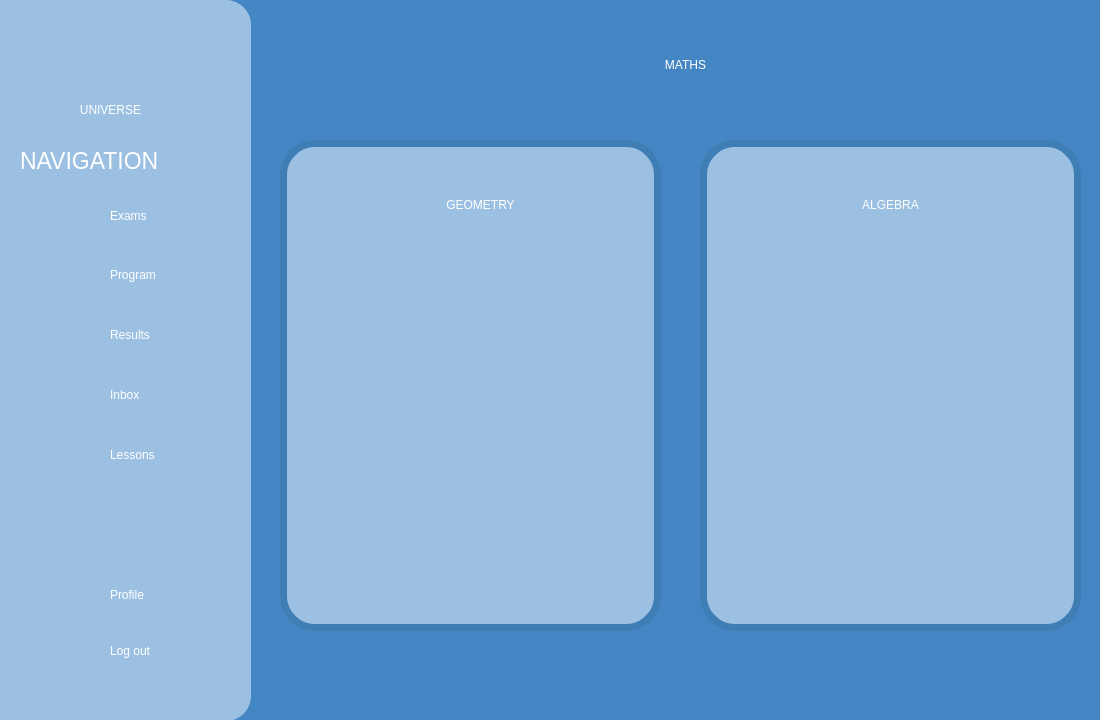
<?xml version="1.0" encoding="UTF-8"?>
<ui version="4.0">
 <class>maths</class>
 <widget class="QWidget" name="maths">
  <property name="geometry">
   <rect>
    <x>0</x>
    <y>0</y>
    <width>1100</width>
    <height>720</height>
   </rect>
  </property>
  <property name="windowTitle">
   <string>Form</string>
  </property>
  <widget class="QFrame" name="frame_2">
   <property name="geometry">
    <rect>
     <x>0</x>
     <y>0</y>
     <width>251</width>
     <height>721</height>
    </rect>
   </property>
   <property name="styleSheet">
    <string notr="true">background-color:rgb(155, 192, 226);
border:0px;
border-top-right-radius: 25px;
border-bottom-right-radius: 25px;</string>
   </property>
   <property name="frameShape">
    <enum>QFrame::Shape::StyledPanel</enum>
   </property>
   <property name="frameShadow">
    <enum>QFrame::Shadow::Raised</enum>
   </property>
   <widget class="QLabel" name="exams_Icon">
    <property name="geometry">
     <rect>
      <x>50</x>
      <y>190</y>
      <width>51</width>
      <height>51</height>
     </rect>
    </property>
    <property name="text">
     <string/>
    </property>
    <property name="pixmap">
     <pixmap>../assets/images/exams_icon.png</pixmap>
    </property>
    <property name="scaledContents">
     <bool>true</bool>
    </property>
   </widget>
   <widget class="QLabel" name="program_Icon">
    <property name="geometry">
     <rect>
      <x>50</x>
      <y>250</y>
      <width>51</width>
      <height>51</height>
     </rect>
    </property>
    <property name="text">
     <string/>
    </property>
    <property name="pixmap">
     <pixmap>../assets/images/program_icon.png</pixmap>
    </property>
    <property name="scaledContents">
     <bool>true</bool>
    </property>
   </widget>
   <widget class="QLabel" name="results_Icon">
    <property name="geometry">
     <rect>
      <x>50</x>
      <y>310</y>
      <width>51</width>
      <height>51</height>
     </rect>
    </property>
    <property name="text">
     <string/>
    </property>
    <property name="pixmap">
     <pixmap>../assets/images/results_icon.png</pixmap>
    </property>
    <property name="scaledContents">
     <bool>true</bool>
    </property>
   </widget>
   <widget class="QLabel" name="inbox_Icon">
    <property name="geometry">
     <rect>
      <x>50</x>
      <y>370</y>
      <width>51</width>
      <height>51</height>
     </rect>
    </property>
    <property name="text">
     <string/>
    </property>
    <property name="pixmap">
     <pixmap>../assets/images/inbox_icon.png</pixmap>
    </property>
    <property name="scaledContents">
     <bool>true</bool>
    </property>
   </widget>
   <widget class="QLabel" name="profile_Icon">
    <property name="geometry">
     <rect>
      <x>50</x>
      <y>570</y>
      <width>51</width>
      <height>51</height>
     </rect>
    </property>
    <property name="text">
     <string/>
    </property>
    <property name="pixmap">
     <pixmap>../assets/images/profile.icon.png</pixmap>
    </property>
    <property name="scaledContents">
     <bool>true</bool>
    </property>
   </widget>
   <widget class="QLabel" name="logout_Icon">
    <property name="geometry">
     <rect>
      <x>53</x>
      <y>630</y>
      <width>51</width>
      <height>51</height>
     </rect>
    </property>
    <property name="text">
     <string/>
    </property>
    <property name="pixmap">
     <pixmap resource="../resources.qrc">:/assets/images/log_out_icon.png</pixmap>
    </property>
    <property name="scaledContents">
     <bool>true</bool>
    </property>
   </widget>
   <widget class="QPushButton" name="logoutButton">
    <property name="geometry">
     <rect>
      <x>110</x>
      <y>620</y>
      <width>101</width>
      <height>61</height>
     </rect>
    </property>
    <property name="styleSheet">
     <string notr="true">font: 15pt &quot;Allerta&quot;;
color:white;
text-align:left;</string>
    </property>
    <property name="text">
     <string>Log out</string>
    </property>
   </widget>
   <widget class="QPushButton" name="examsButton">
    <property name="geometry">
     <rect>
      <x>110</x>
      <y>195</y>
      <width>71</width>
      <height>41</height>
     </rect>
    </property>
    <property name="styleSheet">
     <string notr="true">font: 15pt &quot;Allerta&quot;;
color:white;
text-align:left;</string>
    </property>
    <property name="text">
     <string>Exams</string>
    </property>
   </widget>
   <widget class="QPushButton" name="programButton">
    <property name="geometry">
     <rect>
      <x>110</x>
      <y>260</y>
      <width>111</width>
      <height>29</height>
     </rect>
    </property>
    <property name="whatsThis">
     <string>&lt;html&gt;&lt;head/&gt;&lt;body&gt;&lt;p&gt;sadas&lt;/p&gt;&lt;/body&gt;&lt;/html&gt;</string>
    </property>
    <property name="styleSheet">
     <string notr="true">font: 15pt &quot;Allerta&quot;;
color:white;
text-align:left;</string>
    </property>
    <property name="text">
     <string>Program</string>
    </property>
   </widget>
   <widget class="QPushButton" name="resultsButton">
    <property name="geometry">
     <rect>
      <x>110</x>
      <y>320</y>
      <width>91</width>
      <height>29</height>
     </rect>
    </property>
    <property name="styleSheet">
     <string notr="true">font: 15pt &quot;Allerta&quot;;
color:white;
text-align:left;</string>
    </property>
    <property name="text">
     <string>Results</string>
    </property>
   </widget>
   <widget class="QPushButton" name="inboxButton">
    <property name="geometry">
     <rect>
      <x>110</x>
      <y>380</y>
      <width>71</width>
      <height>29</height>
     </rect>
    </property>
    <property name="styleSheet">
     <string notr="true">font: 15pt &quot;Allerta&quot;;
color:white;
text-align:left;</string>
    </property>
    <property name="text">
     <string>Inbox</string>
    </property>
   </widget>
   <widget class="QPushButton" name="profileButton">
    <property name="geometry">
     <rect>
      <x>110</x>
      <y>580</y>
      <width>86</width>
      <height>29</height>
     </rect>
    </property>
    <property name="styleSheet">
     <string notr="true">font: 15pt &quot;Allerta&quot;;
color:white;
text-align:left;</string>
    </property>
    <property name="text">
     <string>Profile</string>
    </property>
   </widget>
   <widget class="QLabel" name="navigationLabel">
    <property name="geometry">
     <rect>
      <x>20</x>
      <y>130</y>
      <width>231</width>
      <height>61</height>
     </rect>
    </property>
    <property name="styleSheet">
     <string notr="true">font: 17pt;
color:white;</string>
    </property>
    <property name="text">
     <string>NAVIGATION</string>
    </property>
   </widget>
   <widget class="QLabel" name="logoIcon">
    <property name="geometry">
     <rect>
      <x>45</x>
      <y>-10</y>
      <width>141</width>
      <height>141</height>
     </rect>
    </property>
    <property name="text">
     <string/>
    </property>
    <property name="pixmap">
     <pixmap resource="../resources.qrc">:/assets/images/Logo1.png</pixmap>
    </property>
    <property name="scaledContents">
     <bool>true</bool>
    </property>
   </widget>
   <widget class="QLabel" name="label">
    <property name="geometry">
     <rect>
      <x>60</x>
      <y>100</y>
      <width>101</width>
      <height>20</height>
     </rect>
    </property>
    <property name="styleSheet">
     <string notr="true">color:white;
font: 600 12pt &quot;Crimson Text Semibold&quot;;</string>
    </property>
    <property name="text">
     <string>&lt;html&gt;&lt;head/&gt;&lt;body&gt;&lt;p align=&quot;center&quot;&gt;UNIVERSE&lt;/p&gt;&lt;/body&gt;&lt;/html&gt;</string>
    </property>
   </widget>
   <widget class="QLabel" name="lessons_Icon">
    <property name="geometry">
     <rect>
      <x>50</x>
      <y>430</y>
      <width>51</width>
      <height>51</height>
     </rect>
    </property>
    <property name="text">
     <string/>
    </property>
    <property name="pixmap">
     <pixmap resource="../resources.qrc">:/assets/images/lessons_icon.png</pixmap>
    </property>
    <property name="scaledContents">
     <bool>true</bool>
    </property>
   </widget>
   <widget class="QPushButton" name="lessonsButton">
    <property name="geometry">
     <rect>
      <x>110</x>
      <y>440</y>
      <width>101</width>
      <height>29</height>
     </rect>
    </property>
    <property name="styleSheet">
     <string notr="true">font: 15pt &quot;Allerta&quot;;
color:white;
text-align:left;</string>
    </property>
    <property name="text">
     <string>Lessons</string>
    </property>
   </widget>
  </widget>
  <widget class="QLabel" name="background">
   <property name="geometry">
    <rect>
     <x>0</x>
     <y>0</y>
     <width>1101</width>
     <height>721</height>
    </rect>
   </property>
   <property name="styleSheet">
    <string notr="true">background-color: #4486c3;</string>
   </property>
   <property name="text">
    <string/>
   </property>
  </widget>
  <widget class="QLabel" name="mathsTitle">
   <property name="geometry">
    <rect>
     <x>580</x>
     <y>20</y>
     <width>211</width>
     <height>91</height>
    </rect>
   </property>
   <property name="styleSheet">
    <string notr="true">color:white;
font: 50pt &quot;Aura&quot;;</string>
   </property>
   <property name="text">
    <string>&lt;html&gt;&lt;head/&gt;&lt;body&gt;&lt;p align=&quot;center&quot;&gt;MATHS&lt;/p&gt;&lt;/body&gt;&lt;/html&gt;</string>
   </property>
  </widget>
  <widget class="QLabel" name="section2_Box">
   <property name="geometry">
    <rect>
     <x>700</x>
     <y>140</y>
     <width>381</width>
     <height>491</height>
    </rect>
   </property>
   <property name="styleSheet">
    <string notr="true">background-color:rgb(155, 192, 226);
border:7px solid #3F7DB5;
border-radius:35px;</string>
   </property>
   <property name="text">
    <string/>
   </property>
  </widget>
  <widget class="QLabel" name="section1_Title">
   <property name="geometry">
    <rect>
     <x>320</x>
     <y>160</y>
     <width>321</width>
     <height>91</height>
    </rect>
   </property>
   <property name="styleSheet">
    <string notr="true">color:white;
font: 40pt &quot;Aura&quot;;</string>
   </property>
   <property name="text">
    <string>&lt;html&gt;&lt;head/&gt;&lt;body&gt;&lt;p align=&quot;center&quot;&gt;GEOMETRY&lt;/p&gt;&lt;/body&gt;&lt;/html&gt;</string>
   </property>
  </widget>
  <widget class="QLabel" name="section2_Title">
   <property name="geometry">
    <rect>
     <x>730</x>
     <y>160</y>
     <width>321</width>
     <height>91</height>
    </rect>
   </property>
   <property name="styleSheet">
    <string notr="true">color:white;
font: 40pt &quot;Aura&quot;;</string>
   </property>
   <property name="text">
    <string>&lt;html&gt;&lt;head/&gt;&lt;body&gt;&lt;p align=&quot;center&quot;&gt;ALGEBRA&lt;/p&gt;&lt;/body&gt;&lt;/html&gt;</string>
   </property>
  </widget>
  <widget class="QLabel" name="section1_Box">
   <property name="geometry">
    <rect>
     <x>280</x>
     <y>140</y>
     <width>381</width>
     <height>491</height>
    </rect>
   </property>
   <property name="styleSheet">
    <string notr="true">background-color:rgb(155, 192, 226);
border:7px solid #3F7DB5;
border-radius:35px;</string>
   </property>
   <property name="text">
    <string/>
   </property>
  </widget>
  <widget class="QLabel" name="geometryPicture">
   <property name="geometry">
    <rect>
     <x>350</x>
     <y>300</y>
     <width>241</width>
     <height>241</height>
    </rect>
   </property>
   <property name="text">
    <string/>
   </property>
   <property name="pixmap">
    <pixmap resource="../resources.qrc">:/assets/images/geometry_icon.png</pixmap>
   </property>
   <property name="scaledContents">
    <bool>true</bool>
   </property>
  </widget>
  <widget class="QLabel" name="algebraPicture">
   <property name="geometry">
    <rect>
     <x>770</x>
     <y>300</y>
     <width>241</width>
     <height>241</height>
    </rect>
   </property>
   <property name="text">
    <string/>
   </property>
   <property name="pixmap">
    <pixmap resource="../resources.qrc">:/assets/images/algebra_icon.png</pixmap>
   </property>
   <property name="scaledContents">
    <bool>true</bool>
   </property>
  </widget>
  <widget class="QPushButton" name="geometryButton">
   <property name="geometry">
    <rect>
     <x>290</x>
     <y>150</y>
     <width>361</width>
     <height>471</height>
    </rect>
   </property>
   <property name="styleSheet">
    <string notr="true">background-color:rgba(0, 0, 0, 0);
border-radius:35px;</string>
   </property>
   <property name="text">
    <string/>
   </property>
  </widget>
  <widget class="QPushButton" name="algebraButton">
   <property name="geometry">
    <rect>
     <x>710</x>
     <y>150</y>
     <width>361</width>
     <height>471</height>
    </rect>
   </property>
   <property name="styleSheet">
    <string notr="true">background-color:rgba(0, 0, 0, 0);
border-radius:35px;</string>
   </property>
   <property name="text">
    <string/>
   </property>
  </widget>
  <zorder>background</zorder>
  <zorder>frame_2</zorder>
  <zorder>mathsTitle</zorder>
  <zorder>section2_Box</zorder>
  <zorder>section2_Title</zorder>
  <zorder>section1_Box</zorder>
  <zorder>section1_Title</zorder>
  <zorder>geometryPicture</zorder>
  <zorder>algebraPicture</zorder>
  <zorder>geometryButton</zorder>
  <zorder>algebraButton</zorder>
 </widget>
 <resources>
  <include location="../resources.qrc"/>
 </resources>
 <connections/>
</ui>
